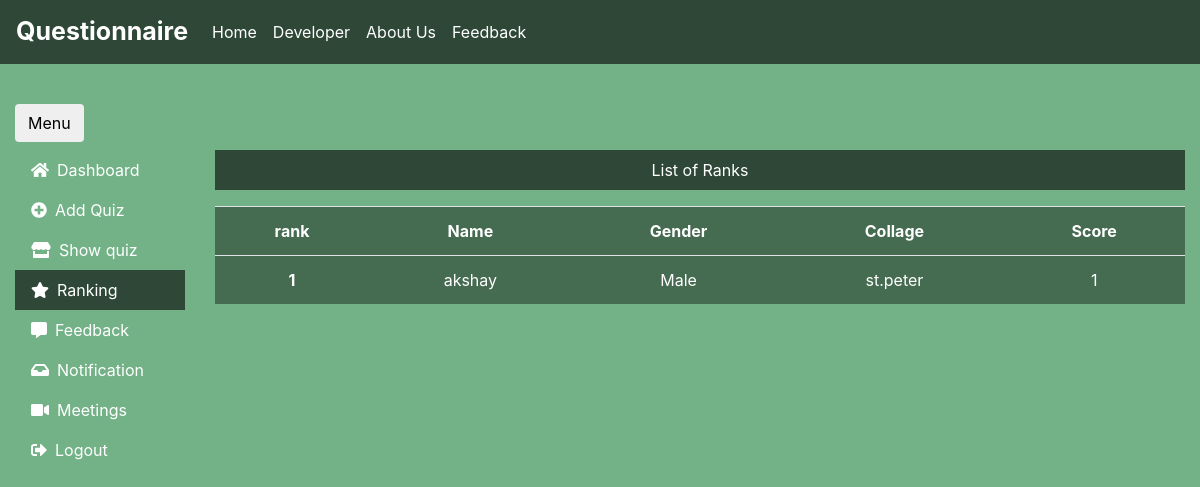
Before: /admin/rank.php (signed in) with the older database file.
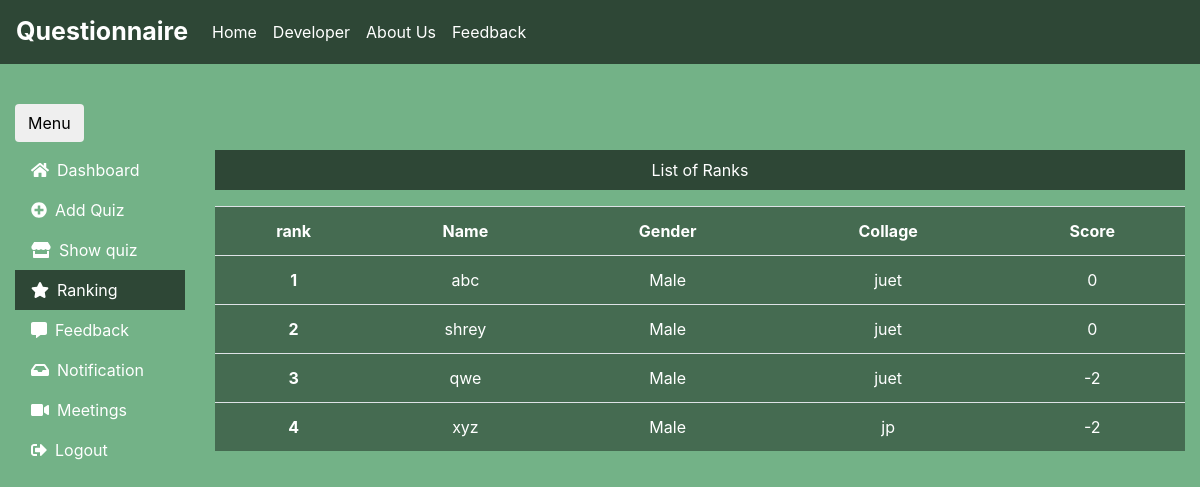
After: the same page with the newer database file.
### tables this page shows
CREATE TABLE `user` (
  `name` varchar(50) NOT NULL,
  `gender` varchar(6) NOT NULL,
  `collage` varchar(50) NOT NULL,
  `email` varchar(80) NOT NULL,
  `mob` bigint(20) NOT NULL,
  `password` varchar(50) NOT NULL
);

CREATE TABLE `ranks` (
  `email` varchar(100) NOT NULL,
  `rank` int(50) NOT NULL
);

### admin/rank.php (the view, shortened to what this page needs)
<?php
include('../dbcon.php');
include('includes/header.php');
echo' <div class="col-sm-9 col-md-10 text-center" id="gob">
    <p class="p-2 text-white " style="background-color: rgba(0, 0, 0, 0.6);">List of Ranks</p>';
echo '<table class="table"  style="color:white; background-color: rgba(0, 0, 0, 0.4);">
    <tbody>
    <tr>
    <th>rank</th>
    <th>Name</th>
    <th>Gender</th>
    <th>Collage</th>
    <th>Score</th>
    ';
$sq=mysqli_query($conn,"select * from ranks order by rank desc");
$c=1;
while($row=mysqli_fetch_array($sq))
{
    $rank=$row['rank'];
    $email=$row['email'];
    $sql=mysqli_query($conn,"select * from user where email='$email'");
    while($row=mysqli_fetch_array($sql))
    {
        $name=$row['name'];
        $gender=$row['gender'];
        $collage=$row['collage'];
        echo '<tr>
        <th>'.$c++.'</th>
        <td>'.$name.'</td>
        <td>'.$gender.'</td>
        <td>'.$collage.'</td>
        <td>'.$rank.'</td>
        </tr>';
    }
}
echo '<tbody>
</table>
 ';
?>
<?php
include('includes/footer.php')
?>

Changed rows visible on the page:
no longer on this page (row unchanged): ranks: rank "1"
removed user: name "akshay", gender "Male", collage "st.peter"
added ranks: rank "0"
added user: name "abc", gender "Male", collage "juet"
added ranks: rank "0"
added user: name "shrey", gender "Male", collage "juet"
added ranks: rank "-2"
added user: name "qwe", gender "Male", collage "juet"
added ranks: rank "-2"
added user: name "xyz", gender "Male", collage "jp"
